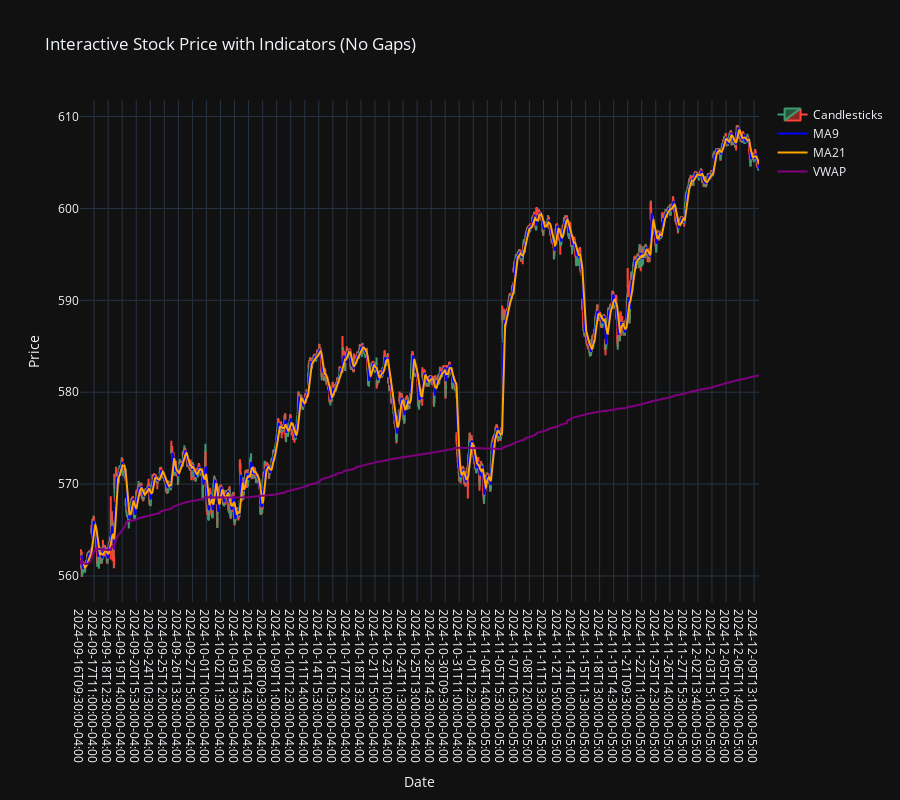

Notebook source saved alongside this figure:
### Code cell
if spy_data is not None:
    plot_interactive_with_gaps_skipped(spy_data)  # Plot only RTH data
else:
    print("Failed to fetch and process data for plotting.")

### Figure 1 — Plotly figure (JSON) as saved in the notebook; plotly's stock layout.template omitted (floating-point values rounded to 4 significant figures; data arrays with more than 128 entries replaced by an {"elided": "..."} marker saying what was removed)
{"data": [{"close": {"elided": "4642 float values"}, "high": {"elided": "4642 float values"}, "low": {"elided": "4642 float values"}, "name": "Candlesticks", "open": {"elided": "4642 float values"}, "type": "candlestick", "x": {"elided": "4642 str values"}}, {"line": {"color": "blue"}, "mode": "lines", "name": "MA9", "type": "scatter", "x": {"elided": "4642 str values"}, "y": {"elided": "4642 float values"}}, {"line": {"color": "orange"}, "mode": "lines", "name": "MA21", "type": "scatter", "x": {"elided": "4642 str values"}, "y": {"elided": "4642 float values"}}, {"line": {"color": "purple"}, "mode": "lines", "name": "VWAP", "type": "scatter", "x": {"elided": "4642 str values"}, "y": {"elided": "4642 float values"}}], "layout": {"height": 800, "hovermode": "x unified", "title": {"text": "Interactive Stock Price with Indicators (No Gaps)"}, "xaxis": {"rangeslider": {"visible": false}, "title": {"text": "Date"}, "type": "category"}, "yaxis": {"title": {"text": "Price"}}}}
